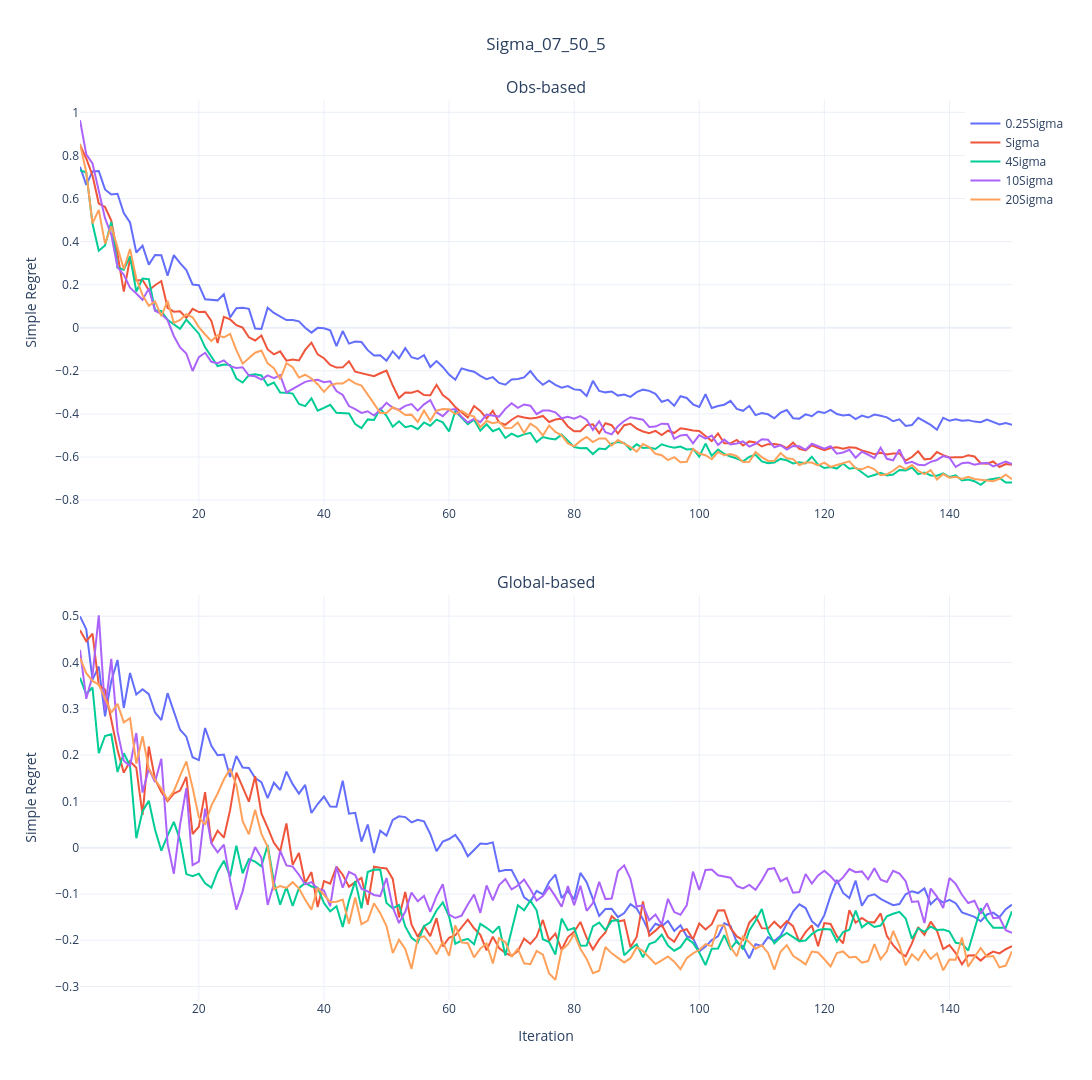

Notebook cell for this chart:
### Code cell
import pandas as pd
import plotly.graph_objects as go
import plotly.express as px
from plotly.subplots import make_subplots
import os
import plotly.io as pio
text = "Sigma_07"

# ---------- 配置 ----------
data_folder = os.path.join('Data', text) # 根据你的data变量自动设置

# 新旧算法文件列表（假设curve_names相同）
old_files = ['50_8_TS_pre_0.25.csv', '50_8_TS_pre_1.csv', '50_8_TS_pre_4.csv', '50_8_TS_pre_10.csv', '50_8_TS_pre_20.csv']
new_files = ['50_8_TS_post_0.25.csv', '50_8_TS_post_1.csv', '50_8_TS_post_4.csv', '50_8_TS_post_10.csv', '50_8_TS_post_20.csv']
curve_names = ['0.25Sigma', 'Sigma', '4Sigma', '10Sigma', '20Sigma']  # 共用名称
colors = px.colors.qualitative.Plotly[:len(old_files)]  # 统一颜色

# ---------- 数据加载函数 ----------
def load_data(files):
    df_all = pd.DataFrame()
    for file, name in zip(files, curve_names):
        df = pd.read_csv(os.path.join(data_folder, file), index_col='Repetition')
        mean = df.mean(axis=0)
        temp_df = pd.DataFrame({
            'Iter': range(1, 151),
            'Value': mean.values,
            'Condition': name
        })
        df_all = pd.concat([df_all, temp_df])
    return df_all

# 加载新旧算法数据
old_data = load_data(old_files)
new_data = load_data(new_files)

# ---------- 绘图 ----------
fig = make_subplots(
    rows=2, cols=1,
    subplot_titles=("Obs-based", "Global-based"),
    vertical_spacing=0.1
)

# 绘制原始算法（第一子图）
for i, name in enumerate(curve_names):
    df = old_data[old_data['Condition'] == name]
    fig.add_trace(
        go.Scatter(
            x=df['Iter'], y=df['Value'],
            name=name, line=dict(color=colors[i]),
            showlegend=True,
            hovertemplate="Iter: %{x}<br>Value: %{y:.4f}<br>Condition: %{meta[0]}<extra></extra>",
            meta=[name]
        ),
        row=1, col=1
    )

# 绘制新算法（第二子图）
for i, name in enumerate(curve_names):
    df = new_data[new_data['Condition'] == name]
    fig.add_trace(
        go.Scatter(
            x=df['Iter'], y=df['Value'],
            name=name, line=dict(color=colors[i]),
            showlegend=False,  # 避免图例重复
            hovertemplate="Iter: %{x}<br>Value: %{y:.4f}<br>Condition: %{meta[0]}<extra></extra>",
            meta=[name]
        ),
        row=2, col=1
    )

# ---------- 更新布局 ----------
fig.update_layout(
    title_text=f"{text}_50_5",
    title_x=0.5,
    height=1080,                    
    width=1920, 
    template='plotly_white',
    legend=dict(yanchor="top", y=0.99, xanchor="left", x=0.95)
)

# 统一Y轴标签
fig.update_yaxes(title_text="Simple Regret", row=1, col=1)
fig.update_yaxes(title_text="Simple Regret", row=2, col=1)
fig.update_xaxes(title_text="Iteration", row=2, col=1)

fig.show()
pio.write_html(fig, '50_5_simple.html')

### Figure 1 — Plotly figure (JSON) as saved in the notebook; plotly's stock layout.template omitted (floating-point values rounded to 4 significant figures; data arrays with more than 128 entries replaced by an {"elided": "..."} marker saying what was removed)
{"data": [{"hovertemplate": "Iter: %{x}<br>Value: %{y:.4f}<br>Condition: %{meta[0]}<extra></extra>", "line": {"color": "#636EFA"}, "meta": ["0.25Sigma"], "name": "0.25Sigma", "showlegend": true, "type": "scatter", "x": {"elided": "150 int values"}, "xaxis": "x", "y": {"elided": "150 float values"}, "yaxis": "y"}, {"hovertemplate": "Iter: %{x}<br>Value: %{y:.4f}<br>Condition: %{meta[0]}<extra></extra>", "line": {"color": "#EF553B"}, "meta": ["Sigma"], "name": "Sigma", "showlegend": true, "type": "scatter", "x": {"elided": "150 int values"}, "xaxis": "x", "y": {"elided": "150 float values"}, "yaxis": "y"}, {"hovertemplate": "Iter: %{x}<br>Value: %{y:.4f}<br>Condition: %{meta[0]}<extra></extra>", "line": {"color": "#00CC96"}, "meta": ["4Sigma"], "name": "4Sigma", "showlegend": true, "type": "scatter", "x": {"elided": "150 int values"}, "xaxis": "x", "y": {"elided": "150 float values"}, "yaxis": "y"}, {"hovertemplate": "Iter: %{x}<br>Value: %{y:.4f}<br>Condition: %{meta[0]}<extra></extra>", "line": {"color": "#AB63FA"}, "meta": ["10Sigma"], "name": "10Sigma", "showlegend": true, "type": "scatter", "x": {"elided": "150 int values"}, "xaxis": "x", "y": {"elided": "150 float values"}, "yaxis": "y"}, {"hovertemplate": "Iter: %{x}<br>Value: %{y:.4f}<br>Condition: %{meta[0]}<extra></extra>", "line": {"color": "#FFA15A"}, "meta": ["20Sigma"], "name": "20Sigma", "showlegend": true, "type": "scatter", "x": {"elided": "150 int values"}, "xaxis": "x", "y": {"elided": "150 float values"}, "yaxis": "y"}, {"hovertemplate": "Iter: %{x}<br>Value: %{y:.4f}<br>Condition: %{meta[0]}<extra></extra>", "line": {"color": "#636EFA"}, "meta": ["0.25Sigma"], "name": "0.25Sigma", "showlegend": false, "type": "scatter", "x": {"elided": "150 int values"}, "xaxis": "x2", "y": {"elided": "150 float values"}, "yaxis": "y2"}, {"hovertemplate": "Iter: %{x}<br>Value: %{y:.4f}<br>Condition: %{meta[0]}<extra></extra>", "line": {"color": "#EF553B"}, "meta": ["Sigma"], "name": "Sigma", "showlegend": false, "type": "scatter", "x": {"elided": "150 int values"}, "xaxis": "x2", "y": {"elided": "150 float values"}, "yaxis": "y2"}, {"hovertemplate": "Iter: %{x}<br>Value: %{y:.4f}<br>Condition: %{meta[0]}<extra></extra>", "line": {"color": "#00CC96"}, "meta": ["4Sigma"], "name": "4Sigma", "showlegend": false, "type": "scatter", "x": {"elided": "150 int values"}, "xaxis": "x2", "y": {"elided": "150 float values"}, "yaxis": "y2"}, {"hovertemplate": "Iter: %{x}<br>Value: %{y:.4f}<br>Condition: %{meta[0]}<extra></extra>", "line": {"color": "#AB63FA"}, "meta": ["10Sigma"], "name": "10Sigma", "showlegend": false, "type": "scatter", "x": {"elided": "150 int values"}, "xaxis": "x2", "y": {"elided": "150 float values"}, "yaxis": "y2"}, {"hovertemplate": "Iter: %{x}<br>Value: %{y:.4f}<br>Condition: %{meta[0]}<extra></extra>", "line": {"color": "#FFA15A"}, "meta": ["20Sigma"], "name": "20Sigma", "showlegend": false, "type": "scatter", "x": {"elided": "150 int values"}, "xaxis": "x2", "y": {"elided": "150 float values"}, "yaxis": "y2"}], "layout": {"annotations": [{"font": {"size": 16}, "showarrow": false, "text": "Obs-based", "x": 0.5, "xanchor": "center", "xref": "paper", "y": 1, "yanchor": "bottom", "yref": "paper"}, {"font": {"size": 16}, "showarrow": false, "text": "Global-based", "x": 0.5, "xanchor": "center", "xref": "paper", "y": 0.45, "yanchor": "bottom", "yref": "paper"}], "height": 1080, "legend": {"x": 0.95, "xanchor": "left", "y": 0.99, "yanchor": "top"}, "title": {"text": "Sigma_07_50_5", "x": 0.5}, "width": 1920, "xaxis": {"anchor": "y", "domain": [0, 1]}, "xaxis2": {"anchor": "y2", "domain": [0, 1], "title": {"text": "Iteration"}}, "yaxis": {"anchor": "x", "domain": [0.55, 1], "title": {"text": "Simple Regret"}}, "yaxis2": {"anchor": "x2", "domain": [0, 0.45], "title": {"text": "Simple Regret"}}}}
